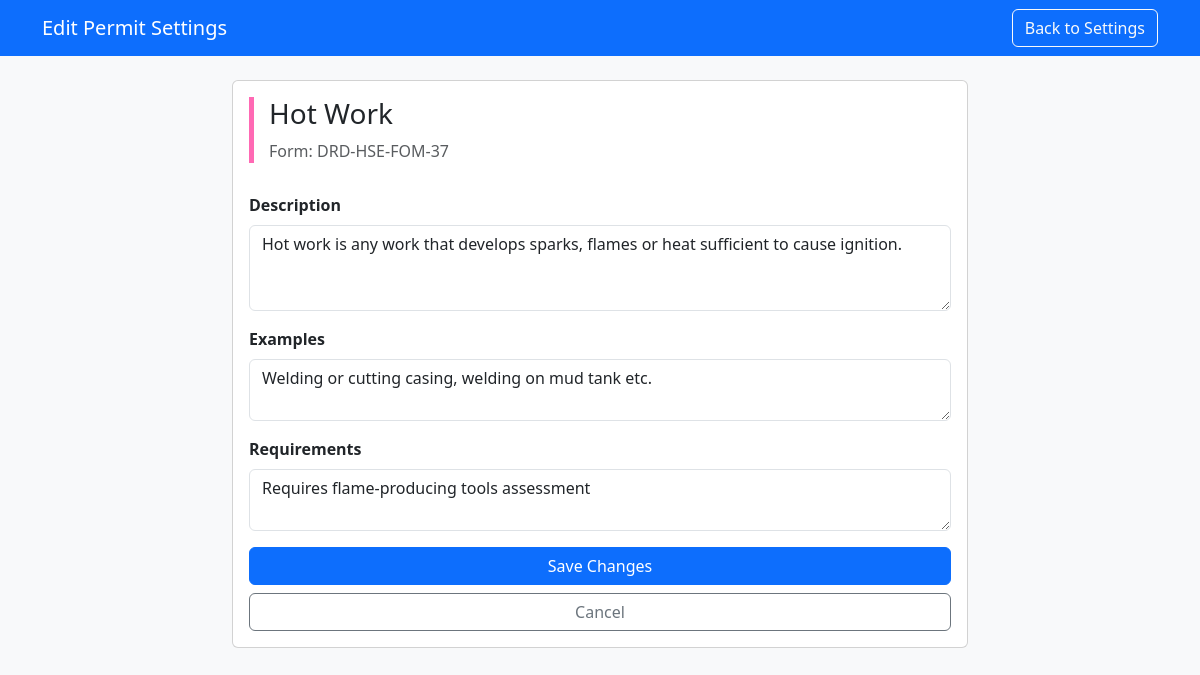
The app's page /settings/edit/1 (signed in) with its own data.
### main.py (models this page shows)
class Settings(db.Model):
    id = db.Column(db.Integer, primary_key=True)
    permit_type = db.Column(db.String(100), unique=True)
    form_number = db.Column(db.String(50))
    color_code = db.Column(db.String(20))
    description = db.Column(db.Text)
    examples = db.Column(db.Text)
    requirements = db.Column(db.Text)

### main.py (the view, shortened to what this page needs)
@app.route('/settings/edit/<int:setting_id>', methods=['GET', 'POST'])
@login_required
def edit_setting(setting_id):
    if current_user.role != 'admin':
        return redirect(url_for('dashboard'))
    setting = Settings.query.get_or_404(setting_id)
    return render_template('edit_settings.html', setting=setting)

### main.py (called while the page is built)
@login_manager.user_loader
def load_user(user_id):
    return User.query.get(int(user_id))

### templates/edit_settings.html (shortened to what this page needs)
<!DOCTYPE html>
<html lang="en">
<head>
    <link href="https://cdn.jsdelivr.net/npm/bootstrap@5.3.0/dist/css/bootstrap.min.css" rel="stylesheet">
</head>
<body class="bg-light">
    <nav class="navbar navbar-dark bg-primary">
        <div class="container">
            <a class="navbar-brand" href="{{ url_for('settings') }}">Edit Permit Settings</a>
            <div>
                <a href="{{ url_for('settings') }}" class="btn btn-outline-light">Back to Settings</a>
            </div>
        </div>
    </nav>
    <div class="container mt-4">
        <div class="row justify-content-center">
            <div class="col-md-8">
                <div class="card">
                    <div class="card-body">
                        <div class="permit-header {{ setting.color_code }}">
                            <h3>{{ setting.permit_type }}</h3>
                            <p class="text-muted mb-0">Form: {{ setting.form_number }}</p>
                        </div>
                        <form method="POST">
                            <div class="mb-3">
                                <label class="form-label">Description</label>
                                <textarea class="form-control" name="description" rows="3" required>{{ setting.description }}</textarea>
                            </div>
                            <div class="mb-3">
                                <label class="form-label">Examples</label>
                                <textarea class="form-control" name="examples" rows="2" required>{{ setting.examples }}</textarea>
                            </div>
                            <div class="mb-3">
                                <label class="form-label">Requirements</label>
                                <textarea class="form-control" name="requirements" rows="2" required>{{ setting.requirements }}</textarea>
                            </div>
                            <div class="d-grid gap-2">
                                <button type="submit" class="btn btn-primary">
                                    Save Changes
                                </button>
                                <a href="{{ url_for('settings') }}" class="btn btn-outline-secondary">
                                    Cancel
                                </a>
                            </div>
                        </form>
                    </div>
                </div>
            </div>
        </div>
    </div>
</body>
</html>

### templates/edit_settings.html (style rules this page uses)
.form-label { font-weight: 600; }
.permit-header { border-left: 5px solid; padding-left: 15px; margin-bottom: 30px; }
.permit-header.PINK { border-color: #ff69b4; }

### records on screen
Settings: permit_type "Hot Work", form_number "DRD-HSE-FOM-37", description "Hot work is any work that develops sparks, flames or heat sufficient to cause ignition.", examples "Welding or cutting casing, welding on mud tank etc.", requirements "Requires flame-producing tools assessment"
